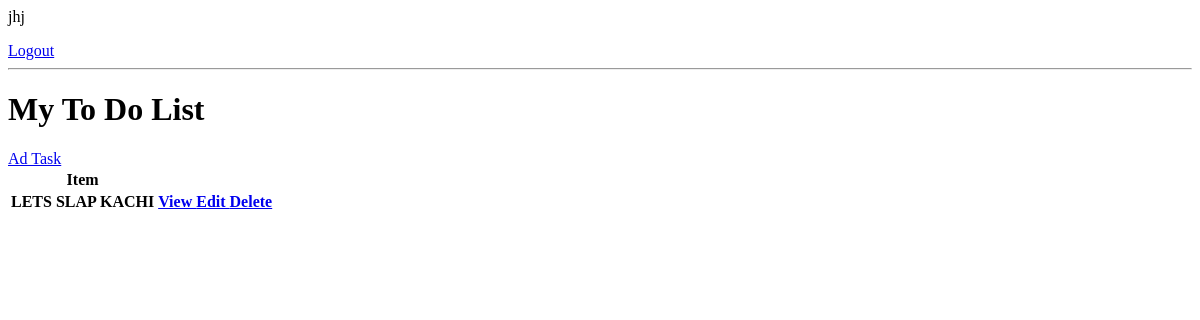
The app's page / (signed in), older data.
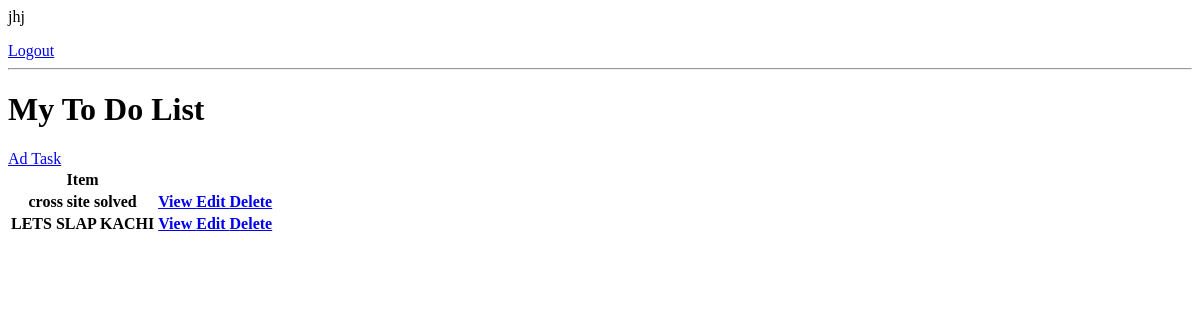
The same page, newer data.
### base_app/models.py (models this page shows, shortened)
class Task(models.Model):
    user = models.ForeignKey(User, on_delete=models.CASCADE, null=True, blank=True)
    tittle = models.CharField(max_length=200, null=True, blank=True)
    description = models.TextField(null=True, blank=True)
    complete = models.BooleanField(default=False)
    create = models.DateTimeField(auto_now_add=True)
    class Meta:
        ordering = ['complete']

### base_app/views.py (the view)
# urls.py: path('', TaskList.as_view(), name='tasks'),
class TaskList(LoginRequiredMixin, ListView):
    model = Task
    context_object_name = 'tasks'
    def get_context_data(self, **kwargs):
        context = super().get_context_data(**kwargs)
        context['tasks'] = context['tasks'].filter(user=self.request.user)
        context['count'] = context['tasks'].filter(complete=False).count()
        return context

### base_app/templates/base_app/task_list.html
{% if request.user.is_authenticated %}
<p>{{request.user}}</p>
<a href="{% url 'logout' %}">Logout</a>
{% else %}
<a href="{% url 'login' %}">Login</a>
{% endif %}
<hr>
<h1>My To Do List </h1>
<a href="{% url 'task-create' %}">
 Ad Task
</a>
<table>
    <tr>
        <th>Item</th>
         <th>  </th>
        <th> </th>
    </tr>
    {% for task in tasks%}
     <tr>
        <th>{{task.tittle}}</th>
         <th>
             <a href="{% url 'task' task.id %}"> View </a>
             <a href="{% url 'task-update' task.id %}"> Edit  </a>
             <a href="{% url 'task-delete' task.id %}"> Delete  </a>
         </th>
    </tr>
    {% empty %}
    <h3>
        No item in list
    </h3>
    {% endfor %}
</table>

Row changes from the older to the newer data that the page shows:
added Task: tittle "cross site solved"
